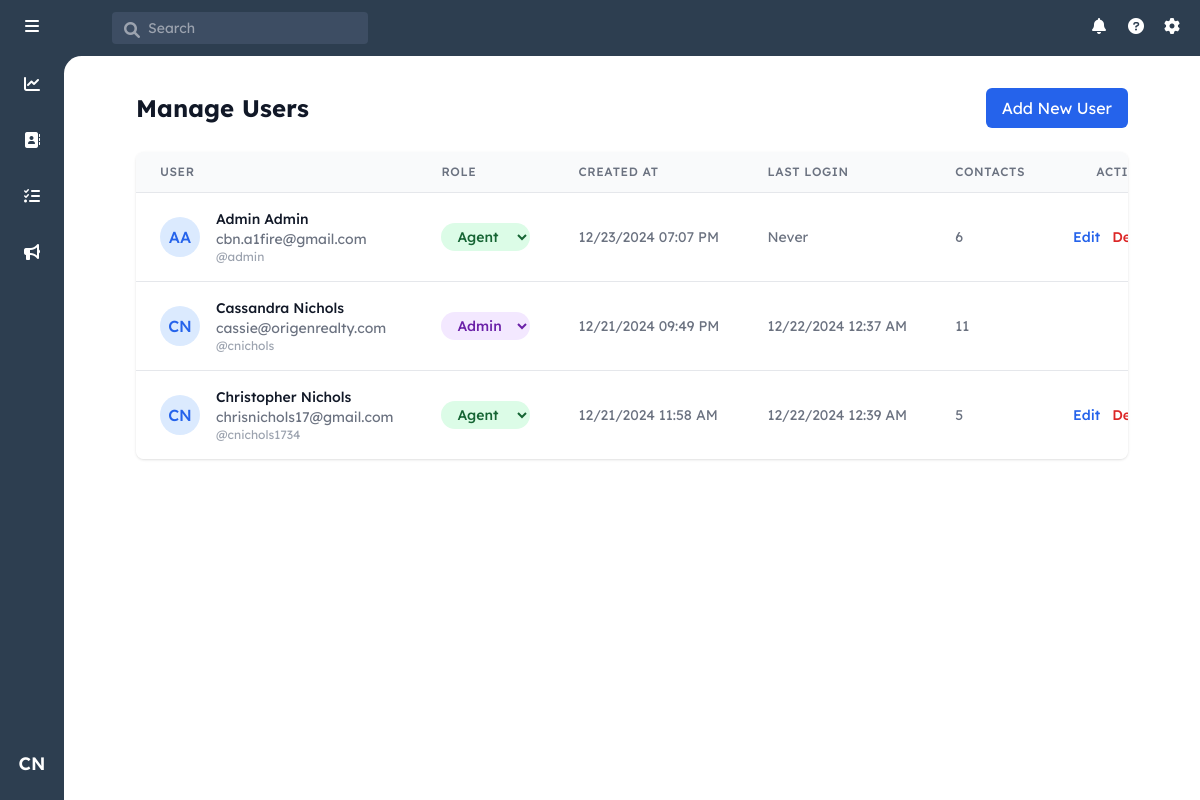
/manage-users (signed in), run on an earlier commit of the app's database.
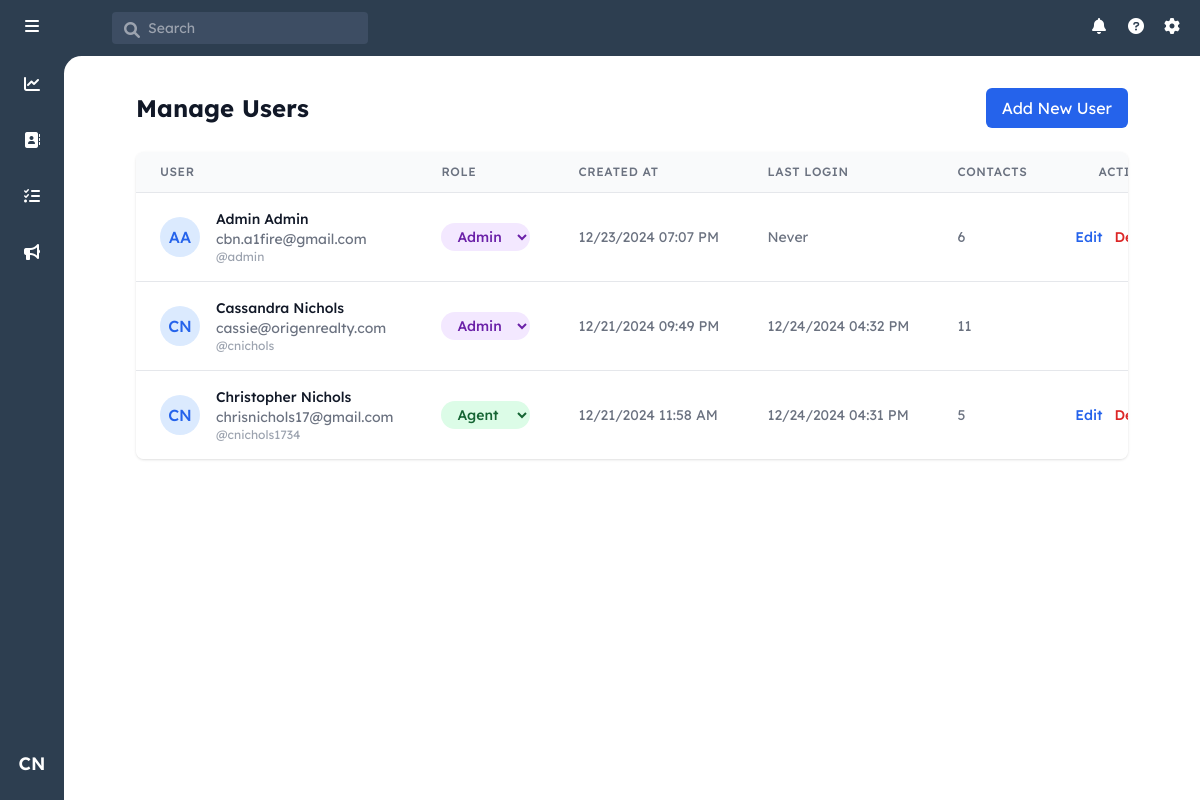
And on a later commit of the database.
### models.py (models this page shows, shortened)
class User(UserMixin, db.Model):
    id = db.Column(db.Integer, primary_key=True)
    username = db.Column(db.String(80), unique=True, nullable=False)
    email = db.Column(db.String(120), unique=True, nullable=False)
    password_hash = db.Column(db.String(128))
    first_name = db.Column(db.String(80), nullable=False)
    last_name = db.Column(db.String(80), nullable=False)
    role = db.Column(db.String(20), nullable=False, default='agent')
    created_at = db.Column(db.DateTime, nullable=False, default=datetime.utcnow)
    last_login = db.Column(db.DateTime)

### routes/auth.py (the view)
@auth_bp.route('/manage-users')
@login_required
@admin_required
def manage_users():
    users = User.query.order_by(User.created_at.desc()).all()
    return render_template('manage_users.html', users=users, format_datetime=format_datetime_cst)

### app.py (called while the page is built)
def create_app():
    app = Flask(__name__)
    app.config.from_object('config.Config')
    db.init_app(app)
    login_manager = LoginManager()
    login_manager.init_app(app)
    login_manager.login_view = 'auth.login'
    mail = Mail()
    mail.init_app(app)
    @login_manager.user_loader
    def load_user(user_id):
        return User.query.get(int(user_id))
    register_blueprints(app)
    return app

### routes/auth.py (called while the page is built)
def format_datetime_cst(utc_dt):
    if not utc_dt:
        return 'Never'
    central = pytz.timezone('America/Chicago')
    if utc_dt.tzinfo is None:
        utc_dt = pytz.utc.localize(utc_dt)
    central_dt = utc_dt.astimezone(central)
    return central_dt.strftime('%m/%d/%Y %I:%M %p')

def admin_required(f):
    @wraps(f)
    def decorated_function(*args, **kwargs):
        if not current_user.is_authenticated or current_user.role != 'admin':
            flash('You do not have permission to access this page.', 'error')
            return redirect(url_for('main.index'))
        return f(*args, **kwargs)
    return decorated_function

@auth_bp.before_request
def update_last_login():
    if current_user.is_authenticated:
        current_user.last_login = datetime.utcnow()
        try:
            db.session.commit()
        except:
            db.session.rollback()

### templates/manage_users.html
{% extends "base.html" %}
{% block content %}
<div class="container mx-auto px-4 py-8">
    <div class="max-w-6xl mx-auto">
        <div class="flex justify-between items-center mb-6">
            <h1 class="text-2xl font-bold text-gray-900">Manage Users</h1>
            <a href="{{ url_for('auth.register') }}" class="bg-blue-600 text-white px-4 py-2 rounded-md hover:bg-blue-700">
                Add New User
            </a>
        </div>
        <div class="bg-white rounded-lg shadow overflow-hidden">
            <table class="min-w-full divide-y divide-gray-200">
                <thead class="bg-gray-50">
                    <tr>
                        <th class="px-6 py-3 text-left text-xs font-medium text-gray-500 uppercase tracking-wider">
                            User
                        </th>
                        <th class="px-6 py-3 text-left text-xs font-medium text-gray-500 uppercase tracking-wider">
                            Role
                        </th>
                        <th class="px-6 py-3 text-left text-xs font-medium text-gray-500 uppercase tracking-wider">
                            Created At
                        </th>
                        <th class="px-6 py-3 text-left text-xs font-medium text-gray-500 uppercase tracking-wider">
                            Last Login
                        </th>
                        <th class="px-6 py-3 text-left text-xs font-medium text-gray-500 uppercase tracking-wider">
                            Contacts
                        </th>
                        <th class="px-6 py-3 text-right text-xs font-medium text-gray-500 uppercase tracking-wider">
                            Actions
                        </th>
                    </tr>
                </thead>
                <tbody class="bg-white divide-y divide-gray-200">
                    {% for user in users %}
                    <tr class="hover:bg-gray-50">
                        <td class="px-6 py-4 whitespace-nowrap">
                            <div class="flex items-center">
                                <div class="flex-shrink-0 h-10 w-10 rounded-full bg-blue-100 flex items-center justify-center">
                                    <span class="text-blue-600 font-medium">{{ user.first_name[0] }}{{ user.last_name[0] }}</span>
                                </div>
                                <div class="ml-4">
                                    <div class="text-sm font-medium text-gray-900">
                                        {{ user.first_name }} {{ user.last_name }}
                                    </div>
                                    <div class="text-sm text-gray-500">
                                        {{ user.email }}
                                    </div>
                                    <div class="text-xs text-gray-400">
                                        @{{ user.username }}
                                    </div>
                                </div>
                            </div>
                        </td>
                        <td class="px-6 py-4 whitespace-nowrap">
                            <form method="POST" action="{{ url_for('auth.update_user_role', user_id=user.id) }}" class="inline-flex">
                                <select name="role"
                                        onchange="this.form.submit()"
                                        class="text-sm rounded-full px-3 py-1 font-medium
                                        {% if user.role == 'admin' %}
                                            bg-purple-100 text-purple-800
                                        {% else %}
                                            bg-green-100 text-green-800
                                        {% endif %}
                                        border-0 cursor-pointer hover:bg-opacity-75">
                                    <option value="agent" {% if user.role == 'agent' %}selected{% endif %}>Agent</option>
                                    <option value="admin" {% if user.role == 'admin' %}selected{% endif %}>Admin</option>
                                </select>
                            </form>
                        </td>
                        <td class="px-6 py-4 whitespace-nowrap text-sm text-gray-500">
                            {{ format_datetime(user.created_at) }}
                        </td>
                        <td class="px-6 py-4 whitespace-nowrap text-sm text-gray-500">
                            {{ format_datetime(user.last_login) }}
                        </td>
                        <td class="px-6 py-4 whitespace-nowrap text-sm text-gray-500">
                            {{ user.contacts|length }}
                        </td>
                        <td class="px-6 py-4 whitespace-nowrap text-right text-sm font-medium">
                            <div class="flex justify-end space-x-3">
                                <a href="{{ url_for('auth.edit_user', user_id=user.id) }}"
                                   class="text-blue-600 hover:text-blue-900">
                                    Edit
                                </a>
                                {% if user.id != current_user.id %}
                                <form method="POST" action="{{ url_for('auth.delete_user', user_id=user.id) }}" class="inline">
                                    <button type="submit"
                                            onclick="return confirm('Are you sure you want to delete this user?')"
                                            class="text-red-600 hover:text-red-900">
                                        Delete
                                    </button>
                                </form>
                                {% endif %}
                            </div>
                        </td>
                    </tr>
                    {% endfor %}
                </tbody>
            </table>
        </div>
    </div>
</div>
{% endblock %}

### templates/base.html (shortened to what this page needs)
<!DOCTYPE html>
<html lang="en">
<head>
    <script src="https://cdn.tailwindcss.com"></script>
    <link rel="stylesheet" href="https://cdnjs.cloudflare.com/ajax/libs/font-awesome/6.0.0/css/all.min.css">
</head>
<body class="h-screen flex flex-col bg-[#2d3e50]">
<header class="text-white h-14 items-center justify-between hidden md:flex">
    <div class="flex items-center space-x-12">
        <div class="w-16 flex justify-center pl-1.5">
            <i class="fas fa-bars h-5 w-5"></i>
        </div>
        <div class="relative">
            <i class="fas fa-search h-4 w-4 absolute left-3 top-2.5 text-gray-400"></i>
            <input
                type="text"
                placeholder="Search"
                class="bg-[#3d4d63] text-sm rounded pl-9 pr-4 py-1.5 w-64 focus:outline-none"
            >
        </div>
    </div>
    <div class="flex items-center space-x-4 pr-4 relative">
        {% if current_user.is_authenticated %}
            <i class="fas fa-bell h-5 w-5"></i>
            <i class="fas fa-question-circle h-5 w-5"></i>
            <i class="fas fa-cog h-5 w-5"></i>
        {% else %}
            <a href="{{ url_for('auth.login') }}" class="text-white hover:text-gray-200">
                <i class="fas fa-sign-in-alt h-5 w-5"></i>
            </a>
        {% endif %}
    </div>
</header>
<div class="flex flex-1 overflow-hidden relative">
    <aside class="w-16 flex-col items-center py-4 z-10 hidden md:flex">
        <div class="relative group mb-8">
            <a href="{{ url_for('main.dashboard') }}" class="p-2.5 rounded-lg hover:bg-[#3d4d63]">
                <i class="fas fa-chart-line text-white"></i>
            </a>
        </div>
        <div class="relative group mb-8">
            <a href="{{ url_for('main.index') }}" class="p-2.5 rounded-lg hover:bg-[#3d4d63]">
                <i class="fas fa-address-book text-white"></i>
            </a>
        </div>
        <div class="relative group mb-8">
            <a href="{{ url_for('tasks.tasks') }}" class="p-2.5 rounded-lg hover:bg-[#3d4d63]">
                <i class="fas fa-tasks text-white"></i>
            </a>
        </div>
        <div class="relative group mb-8">
            <a href="#" class="p-2.5 rounded-lg hover:bg-[#3d4d63]">
                <i class="fas fa-bullhorn text-white"></i>
            </a>
        </div>
        {% if current_user.is_authenticated %}
            <div class="relative group">
                <button
                    id="userIcon"
                    class="w-10 h-10 rounded-full hover:bg-[#3d4d63] text-white flex items-center justify-center text-lg font-semibold transition-colors duration-200"
                >
                    {{ current_user.first_name[0] }}{{ current_user.last_name[0] }}
                </button>
            </div>
        {% endif %}
    </aside>
    <main class="flex-1 overflow-auto bg-white md:absolute inset-0 md:ml-16 md:rounded-tl-[1.1rem] pb-14 md:pb-0">
        <div class="content-wrapper">
            {% block content %}{% endblock %}
        </div>
    </main>
</div>
</body>
</html>

### templates/base.html (style rules this page uses)
body { font-family: "Lexend Deca", Helvetica, Arial, sans-serif; }

What changed in the data, as far as the page shows it:
changed User "Cassandra": last_login "12/22/2024 12:37 AM" → "12/24/2024 04:32 PM"
changed User "cbn.a1fire@gmail.com": role "Agent" → "Admin"
changed User "Christopher": last_login "12/22/2024 12:39 AM" → "12/24/2024 04:31 PM"
